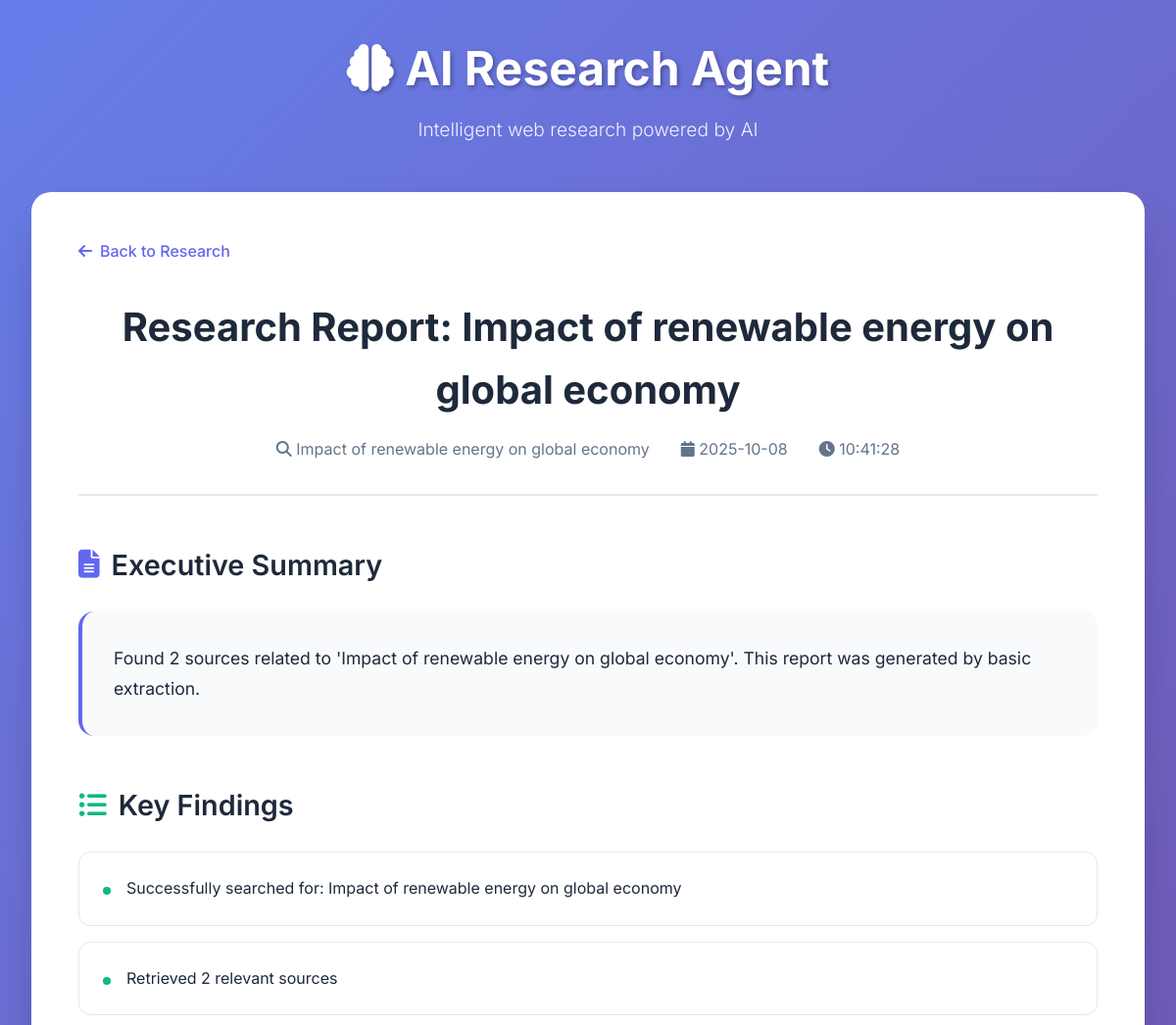
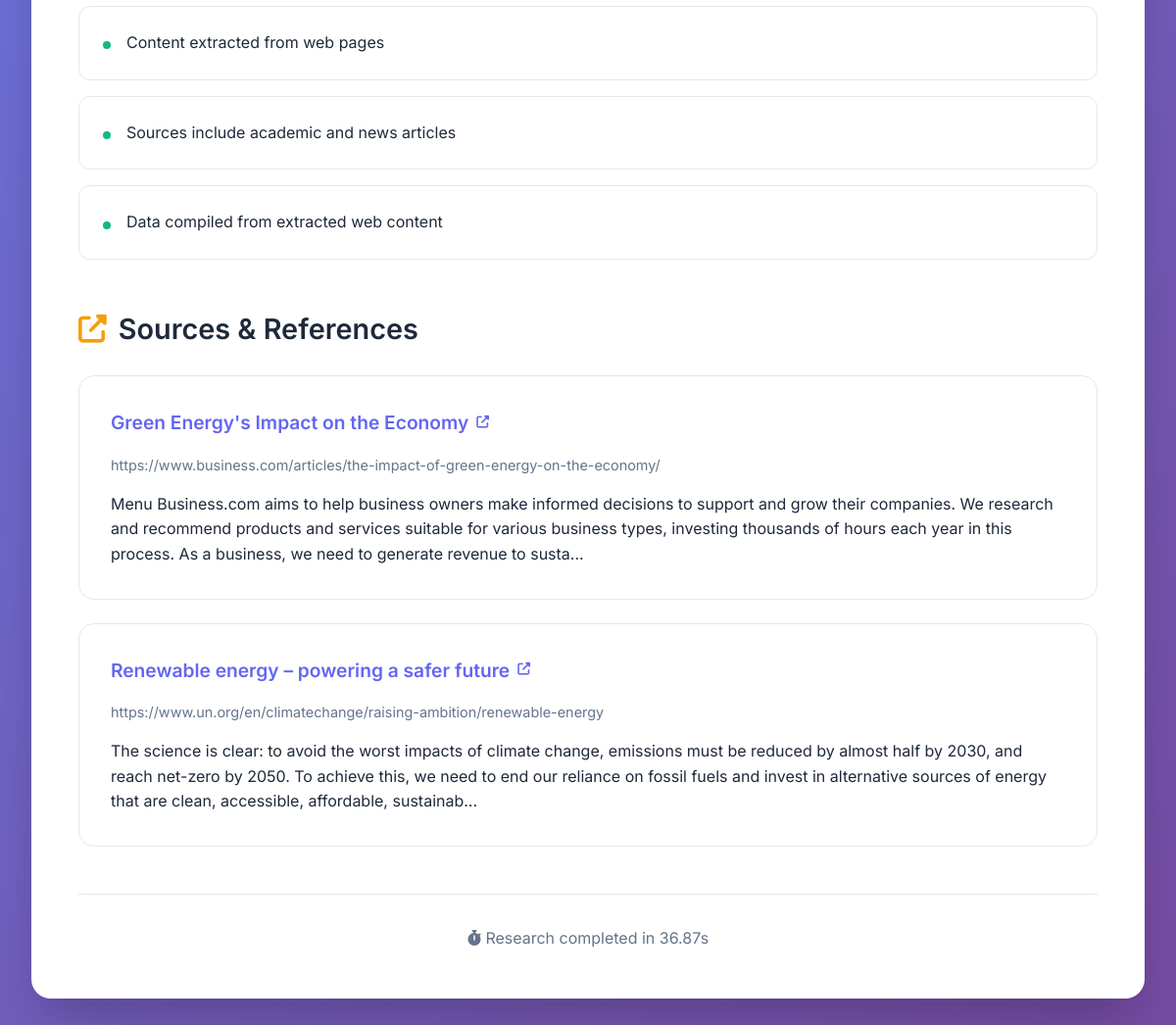
The page /report/41 on the database its author committed (2 pictures, top to bottom).
### tables this page shows
CREATE TABLE reports (
                id INTEGER PRIMARY KEY AUTOINCREMENT,
                query TEXT NOT NULL,
                created_at TEXT NOT NULL,
                title TEXT,
                summary TEXT,
                report_json TEXT NOT NULL
            );

### main.py (the view)
@app.get("/report/{report_id}", response_class=HTMLResponse)
async def view_report(request: Request, report_id: int):
    rep = get_report(report_id)
    if not rep:
        raise HTTPException(status_code=404, detail="Report not found")
    return templates.TemplateResponse("report.html", {"request": request, "r": rep})

### templates/report.html (shortened to what this page needs)
{% extends "base.html" %}
{% block content %}
<div style="margin-bottom: 2rem;">
    <a href="/" style="text-decoration: none; color: var(--primary-color); font-weight: 500; display: inline-flex; align-items: center; gap: 0.5rem;">
        <i class="fas fa-arrow-left"></i> Back to Research
    </a>
</div>
<article style="max-width: 100%;">
    <header style="margin-bottom: 3rem; text-align: center; padding-bottom: 2rem; border-bottom: 2px solid var(--border-color);">
        <h1 style="font-size: 2.5rem; font-weight: 700; color: var(--text-primary); margin-bottom: 1rem;">
            {{ r.title or r.query }}
        </h1>
        <div style="display: flex; justify-content: center; gap: 2rem; flex-wrap: wrap; color: var(--text-secondary);">
            <span><i class="fas fa-search"></i> {{ r.query }}</span>
            <span><i class="fas fa-calendar"></i> {{ r.created_at[:10] }}</span>
            <span><i class="fas fa-clock"></i> {{ r.created_at[11:19] }}</span>
        </div>
    </header>
    {% if r.report_data.report.summary %}
    <section style="margin-bottom: 3rem;">
        <h2 style="font-size: 1.8rem; font-weight: 600; margin-bottom: 1.5rem; color: var(--text-primary); display: flex; align-items: center; gap: 0.75rem;">
            <i class="fas fa-file-text" style="color: var(--primary-color);"></i>
            Executive Summary
        </h2>
        <div style="background: var(--secondary-color); padding: 2rem; border-radius: 16px; border-left: 4px solid var(--primary-color);">
            <p style="font-size: 1.1rem; line-height: 1.8;">{{ r.report_data.report.summary }}</p>
        </div>
    </section>
    {% endif %}
    {% if r.report_data.report.key_points %}
    <section style="margin-bottom: 3rem;">
        <h2 style="font-size: 1.8rem; font-weight: 600; margin-bottom: 1.5rem; color: var(--text-primary); display: flex; align-items: center; gap: 0.75rem;">
            <i class="fas fa-list-ul" style="color: var(--success-color);"></i>
            Key Findings
        </h2>
        <div style="display: grid; gap: 1rem;">
            {% for point in r.report_data.report.key_points %}
            <div style="background: white; padding: 1.5rem; border-radius: 12px; border: 1px solid var(--border-color); display: flex; align-items: flex-start; gap: 1rem;">
                <div style="width: 8px; height: 8px; background: var(--success-color); border-radius: 50%; margin-top: 0.7rem; flex-shrink: 0;"></div>
                <p style="line-height: 1.6;">{{ point }}</p>
            </div>
            {% endfor %}
        </div>
    </section>
    {% endif %}
    {% if r.report_data.sources %}
    <section style="margin-bottom: 3rem;">
        <h2 style="font-size: 1.8rem; font-weight: 600; margin-bottom: 1.5rem; color: var(--text-primary); display: flex; align-items: center; gap: 0.75rem;">
            <i class="fas fa-external-link-alt" style="color: var(--warning-color);"></i>
            Sources & References
        </h2>
        <div style="display: grid; gap: 1.5rem;">
            {% for source in r.report_data.sources %}
            <div style="background: white; padding: 2rem; border-radius: 16px; border: 1px solid var(--border-color); transition: all 0.3s ease;" onmouseover="this.style.boxShadow='0 10px 25px rgba(0,0,0,0.1)'; this.style.transform='translateY(-2px)'" onmouseout="this.style.boxShadow=''; this.style.transform=''">
                <h3 style="font-size: 1.2rem; font-weight: 600; margin-bottom: 1rem;">
                    <a href="{{ source.url }}" target="_blank" style="color: var(--primary-color); text-decoration: none; display: flex; align-items: center; gap: 0.5rem;">
                        {{ source.title }}
                        <i class="fas fa-external-link-alt" style="font-size: 0.8rem;"></i>
                    </a>
                </h3>
                <p style="color: var(--text-secondary); font-size: 0.9rem; margin-bottom: 1rem;">{{ source.url }}</p>
                <p style="line-height: 1.6;">{{ source.content[:300] }}{% if source.content|length > 300 %}...{% endif %}</p>
            </div>
            {% endfor %}
        </div>
    </section>
    {% endif %}
    {% if r.report_data.processing_time %}
    <footer style="text-align: center; padding-top: 2rem; border-top: 1px solid var(--border-color); color: var(--text-secondary);">
        <p><i class="fas fa-stopwatch"></i> Research completed in {{ r.report_data.processing_time }}s</p>
    </footer>
    {% endif %}
</article>
{% endblock %}

### templates/base.html (style rules this page uses)
* { margin: 0; padding: 0; box-sizing: border-box; }
:root { --primary-color: #6366f1; --primary-dark: #4f46e5; --secondary-color: #f8fafc; --text-primary: #1e293b; --text-secondary: #64748b; --border-color: #e2e8f0; --success-color: #10b981; --error-color: #ef4444; --warning-color: #f59e0b; }
body { font-family: 'Inter', -apple-system, BlinkMacSystemFont, sans-serif; line-height: 1.6; color: var(--text-primary); background: linear-gradient(135deg, #667eea 0%, #764ba2 100%); min-height: 100vh; }

### rows shown on the page
reports: title "Research Report: Impact of renewable energy on global economy", query "Impact of renewable energy on global economy", created_at "2025-10-08", created_at "10:41:28", report_data.report.summary "Found 2 sources related to 'Impact of renewable energy on global economy'. This report was generated by basic extraction."

### other values the page prints
{{ point }} "Successfully searched for: Impact of renewable energy on global economy" "Retrieved 2 relevant sources" "Content extracted from web pages" "Sources include academic and news articles" "Data compiled from extracted web content"
{{ source.title }} "Green Energy's Impact on the Economy" "Renewable energy – powering a safer future"
{{ source.url }} "https://www.business.com/articles/the-impact-of-green-energy-on-the-economy/" "https://www.un.org/en/climatechange/raising-ambition/renewable-energy"
{{ r.report_data.processing_time }} "36.87"
